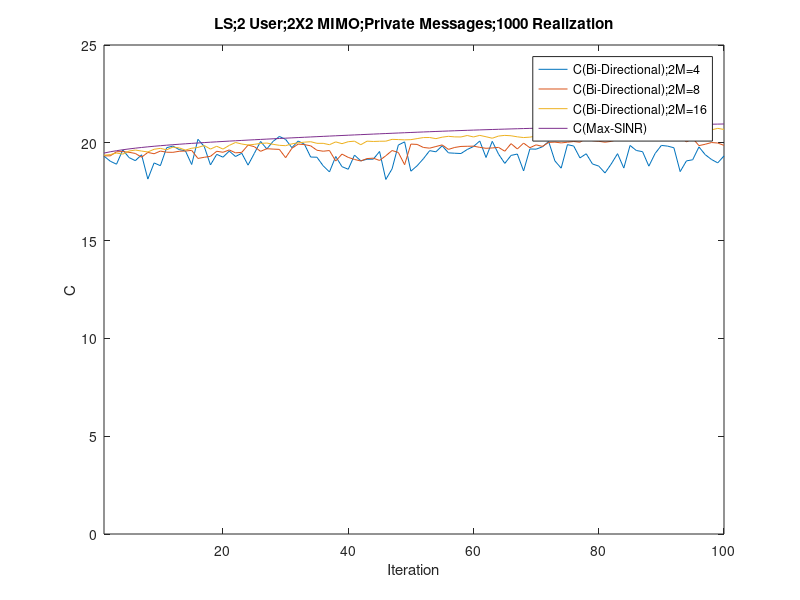

The MATLAB script that drew this image:
%2 user, 2X2 MIMO Channel
%Turn Off Common Channel 
%calculate MSE
%LS Filter
%add realization function
clc
clear



sigma = sqrt(10^(-3));

for i = [4,8,16]; %FilterLength
    
    i

for k=1:3
SINR_without_stat(:,k,i)= zeros(100,1);
SINR_know_stat(:,k,i)= zeros(100,1);
end

Realization=10;


 for R=1:Realization
     
        R
        
        H{1,1}=(1/sqrt(2))*[randn(1,1)+1i*randn(1,1) randn(1,1)+1i*randn(1,1);randn(1,1)+1i*randn(1,1) randn(1,1)+1i*randn(1,1)];
        H{1,2}=0.8*(1/sqrt(2))*[randn(1,1)+1i*randn(1,1) randn(1,1)+1i*randn(1,1);randn(1,1)+1i*randn(1,1) randn(1,1)+1i*randn(1,1)];
        H{2,1}=0.8*(1/sqrt(2))*[randn(1,1)+1i*randn(1,1) randn(1,1)+1i*randn(1,1);randn(1,1)+1i*randn(1,1) randn(1,1)+1i*randn(1,1)];
        H{2,2}=(1/sqrt(2))*[randn(1,1)+1i*randn(1,1) randn(1,1)+1i*randn(1,1);randn(1,1)+1i*randn(1,1) randn(1,1)+1i*randn(1,1)];

        Z{1,1}=H{1,1}';
        Z{1,2}=H{2,1}';
        Z{2,1}=H{1,2}';
        Z{2,2}=H{2,2}';
        
        for k = 1:2
        gp(:,k)=[1;1];
        gp_w(:,k)=[1;1];
        gp(:,k)=gp(:,k)/norm(gp(:,k));
        gp_w(:,k)=gp_w(:,k)/norm(gp_w(:,k));
        end


for iteration = 1:100

    
            for k = 1:2
            gp(:,k)=gp(:,k)/norm(gp(:,k));
            gp_w(:,k)=gp_w(:,k)/norm(gp_w(:,k));
            end
            
           
            %Backward Training
            for iter1 = 1:i

                    for k =1:2
                        if rand-0.5 >= 0
                                    xp_b(k,iter1) = 1;
                                else
                                    xp_b(k,iter1) = -1;
                        end
                    end
                    
                       
                    for k = 1:2

                                neq_p(:,iter1,k) = [0;0];
                                for j = 1:2
                                    if j~=k; 
                                        neq_p(:,iter1,k) = neq_p(:,iter1,k) + Z{k,j}*gp(:,j)*xp_b(j,iter1);
                                    end
                                end

                                neq_p_w(:,:,k) = [0 0;0 0];
                                for j = 1:2
                                    if j~=k;
                                        neq_p_w(:,:,k) = neq_p_w(:,:,k) + Z{k,j}*gp_w(:,j)*gp_w(:,j)'*Z{k,j}';
                                    end
                                end
                                
                    end

                                  
                    for k = 1:2    
                                yb(:,iter1,k) = Z{k,k}*(gp(:,k)*xp_b(k,iter1))...
                                                +neq_p(:,iter1,k)...
                                                +sigma*(1/sqrt(2))*[(randn(1,1)+1i*randn(1,1));(randn(1,1)+1i*randn(1,1))];
                    end
                    
            end
           
                    for k = 1:2
                            vp_w(:,k) = inv(  Z{k,k}*gp_w(:,k)*gp_w(:,k)'*Z{k,k}'... 
                                            + neq_p_w(:,:,k)...  
                                            + eye(2)*sigma^2  ) * (Z{k,k}*gp_w(:,k)); 
                    end
            
                    for k = 1:2
                    vp(:,k)  = inv(yb(:,:,k)*yb(:,:,k)')*yb(:,:,k)*xp_b(k,:)';
                    end
            
                    for k = 1:2
                    vp(:,k)=vp(:,k)/norm(vp(:,k));
                    vp_w(:,k)=vp_w(:,k)/norm(vp_w(:,k));
                    end
                    
           
       

            %Forward Training  
            for iter2 = 1:i

                    for k = 1:2
                        if rand-0.5 >= 0
                                    xp_f(k,iter2) = 1;
                                else
                                    xp_f(k,iter2) = -1;
                        end
                    end

                    for k = 1:2

                                neq_p(:,iter2,k) = [0;0];
                                for j = 1:2
                                    if j~=k; 
                                        neq_p(:,iter2,k) = neq_p(:,iter2,k) + H{k,j}*vp(:,j)*xp_f(j,iter2);
                                    end
                                end

                                neq_p_w(:,:,k) = [0 0;0 0];
                                for j = 1:2
                                    if j~=k;
                                        neq_p_w(:,:,k) = neq_p_w(:,:,k) + H{k,j}*vp_w(:,j)*vp_w(:,j)'*H{k,j}';
                                    end
                                end

                    end
                    
                    for k = 1:2    
                    yf(:,iter2,k) = H{k,k}*(vp(:,k)*xp_f(k,iter2))...
                                    +neq_p(:,iter2,k)...
                                    +sigma*(1/sqrt(2))*[(randn(1,1)+1i*randn(1,1));(randn(1,1)+1i*randn(1,1))];
                    end
                   
            end
            
    
                for k = 1:2 
                gp_w(:,k) = inv(  H{k,k}*vp_w(:,k)*vp_w(:,k)'*H{k,k}'...
                                + neq_p_w(:,:,k)...  
                                + eye(2)*sigma^2  ) * (H{k,k}*vp_w(:,k)); 
                end

                for k = 1:2
                gp(:,k)  = inv(yf(:,:,k)*yf(:,:,k)')*yf(:,:,k)*xp_f(k,:)';
                end
                
                      
           
    
            for k = 1:2
        
                %%%%%%%%%%%
                neq_SINR_p(iteration,k) = 0;
                for j = 1:2
                    if j~=k; 
                neq_SINR_p(iteration,k) = neq_SINR_p(iteration,k) + norm(gp(:,k)'*H{k,j}*vp(:,j))^2;
                    end
                end
                %%%%%%%%%%%
                neq_SINR_p_w(iteration,k) = 0;
                for j = 1:2
                    if j~=k; 
                neq_SINR_p_w(iteration,k) = neq_SINR_p_w(iteration,k) + norm(gp_w(:,k)'*H{k,j}*vp_w(:,j))^2;
                    end
                end
        
            end
    
            for k = 1:2
            SINR_without_stat(iteration,k,i)= SINR_without_stat(iteration,k,i)+(norm(  gp(:,k)'*H{k,k}*vp(:,k) )^2/( neq_SINR_p(iteration,k) + norm( gp(:,k)'*eye(2)*sigma^2*gp(:,k) )    ))/Realization;
            SINR_know_stat(iteration,k,i)= SINR_know_stat(iteration,k,i)+(norm(   gp_w(:,k)'*H{k,k}*vp_w(:,k) )^2/( neq_SINR_p_w(iteration,k) + norm( gp_w(:,k)'*eye(2)*sigma^2*gp_w(:,k) )   ))/Realization;
            end
           
    
    end
           
 end
 
 n=1:iteration;
 plot(   n,  log2(1+SINR_without_stat(n,1,i))+log2(1+SINR_without_stat(n,2,i)) );
 hold on
 
 end

plot( n,log2(1+SINR_know_stat(n,1,i))+log2(1+SINR_know_stat(n,2,i)));

legend('C(Bi-Directional);2M=4',...
       'C(Bi-Directional);2M=8','C(Bi-Directional);2M=16',...
       'C(Max-SINR)')
xlabel('Iteration')
ylabel('C')
title('LS;2 User;2X2 MIMO;Private Messages;1000 Realization')
axis([1 iteration 0 25])


